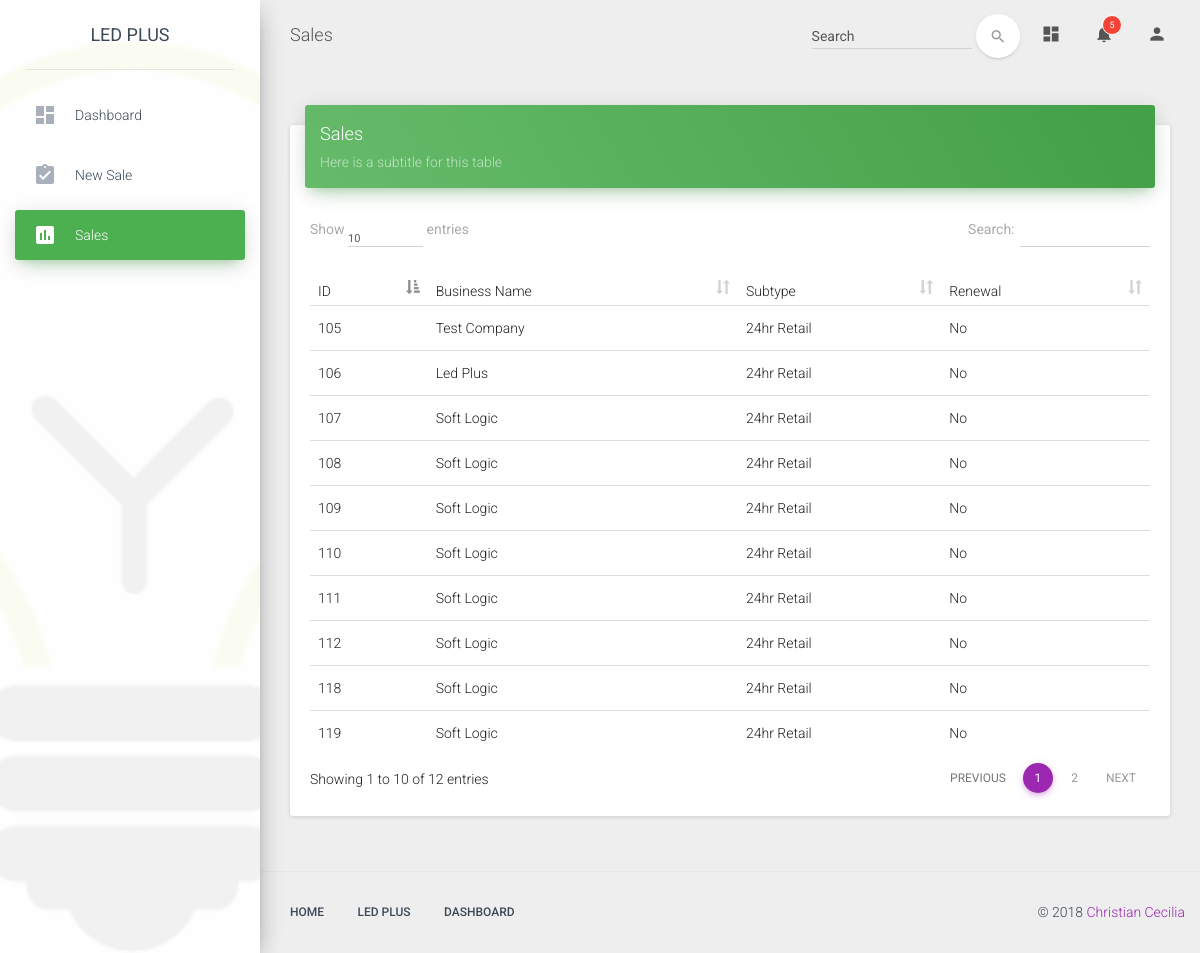
/sale/all/ (signed in), run on the app's committed database.
### webapp/models.py (models this page shows, shortened)
class Sale(models.Model):
	BILL_TYPE = (
		('monthly', 'monthly'),
		('yearly', 'yearly')
	)
	uid = models.UUIDField(default=uuid.uuid4, editable=False, unique=True, verbose_name='Unique Identifier')
	agent = models.ForeignKey(settings.AUTH_USER_MODEL, on_delete=models.PROTECT, blank=False, null=False)
	date_created = models.DateTimeField(auto_now_add=True)
	renewal = models.BooleanField(default=False)
	business_name = models.CharField(max_length=100, blank=True, null=True)
	authorized_representative = models.CharField(max_length=100, blank=True, null=True)
	service_address = models.CharField(max_length=255, blank=True, null=True)
	service_city = models.CharField(max_length=255, blank=True, null=True)
	service_state = models.CharField(max_length=2, blank=True, null=True)
	service_zip_code = models.CharField(max_length=10, blank=True, null=True)
	subtype = models.ForeignKey(Subtype, on_delete=models.PROTECT, null=True)
	annual_hours_of_operation = models.IntegerField(default=0)
	leds = models.ManyToManyField('SaleLed')
	billing_address = models.CharField(max_length=255, blank=True, null=True)
	billing_city = models.CharField(max_length=255, blank=True, null=True)
	billing_state = models.CharField(max_length=2, blank=True, null=True)
	billing_zip_code = models.CharField(max_length=10, blank=True, null=True)
	utility = models.ForeignKey('Utility', on_delete=models.PROTECT, null=True)
	zone = models.ForeignKey('Zone', on_delete=models.PROTECT, null=True)
	service_class = models.ForeignKey('ServiceClass', on_delete=models.PROTECT, null=True)
	utility_account_number = models.CharField(max_length=255, blank=True, null=True, unique=True)
	bill_type = models.CharField(max_length=7, choices=BILL_TYPE, default='monthly')
	month_of_bill = models.CharField(max_length=2, blank=True, null=True)
	service_start_date = models.DateField(auto_now=False, auto_now_add=False, blank=True, null=True)
	bill_image = models.ImageField(upload_to='bill_images/', blank=True)
	kwh = models.IntegerField(default=0, verbose_name='kWh')
	supply_charges = models.DecimalField(max_digits=8, decimal_places=2, default=0.00)
	delivery_charges = models.DecimalField(max_digits=8, decimal_places=2, default=0.00)
	supply_rate = models.DecimalField(max_digits=6, decimal_places=5, default=0.0000)
	base_rate = models.DecimalField(max_digits=6, decimal_places=5, default=0.0000)
	logistics_adder = models.DecimalField(max_digits=6, decimal_places=5, default=0.0000)
	marketing_adder = models.DecimalField(max_digits=6, decimal_places=5, default=0.0000)
	energy_only_adder = models.DecimalField(max_digits=6, decimal_places=5, default=0)
	sales_tax = models.DecimalField(max_digits=6, decimal_places=5, default=0.0000)
	max_adder = models.DecimalField(max_digits=3, decimal_places=2, default=0.05)
	total_installation_cost = models.DecimalField(max_digits=8, decimal_places=2, default=0.00)

class Subtype(models.Model):
    name = models.CharField(max_length=254, blank=False, null=False, unique=True)
    sunday = models.IntegerField(default=0)
    monday = models.IntegerField(default=0)
    tuesday = models.IntegerField(default=0)
    wednesday = models.IntegerField(default=0)
    thursday = models.IntegerField(default=0)
    friday = models.IntegerField(default=0)
    saturday = models.IntegerField(default=0)
    total_hours_of_operation = models.IntegerField(default=0)

### webapp/views.py (the view)
# urls.py: path('sale/all/', views.HtmlRendering.sales, name='sales'),
	@login_required
	def sales(request):
		if request.user.is_staff:
			sales = Sale.objects.all()
		else:
			sales = Sale.objects.filter(agent=request.user)
		context = {
			'page': 'sales',
			'sales': sales
		}
		return render(request, 'webapp/sales.html', context)

### templates/webapp/sales.html
{% extends "webapp/base.html" %}
{% block content %}
{% load staticfiles %}
            <div class="content">
                <div class="container-fluid">
                    <div class="row">
                        <div class="col-md-12">
                            <div class="card">
                                <div class="card-header" data-background-color="green">
                                    <h4 class="title">Sales</h4>
                                    <p class="category">Here is a subtitle for this table</p>
                                </div>
                                <div class="card-content table-responsive">
                                    <table id="sales-table" class="table">
                                        <thead>
                                            <th>ID</th>
                                            <th>Business Name</th>
                                            <th>Subtype</th>
                                            <th>Renewal</th>
                                        </thead>
                                        <tbody>
                                            {% for sale in sales %}
                                                <tr>
                                                    <td>{{ sale.id }}</td>
                                                    <td>{{ sale.business_name|title }}</td>
                                                    <td>{{ sale.subtype.name }}</td>
                                                    <td>{% if sale.renewal %}Yes{% else %}No{% endif %}</td>
                                                </tr>
                                            {% endfor %}
                                        </tbody>
                                    </table>
                                </div>
                            </div>
                        </div>
                    </div>
                </div>
            </div>
{% endblock %}

### data on the page
Sale: id "105", business_name "Test Company", subtype.name "24hr Retail", renewal "No"
Sale: id "106", business_name "Led Plus", subtype.name "24hr Retail", renewal "No"
Sale: id "107", business_name "Soft Logic", subtype.name "24hr Retail", renewal "No"
Sale: id "108", business_name "Soft Logic", subtype.name "24hr Retail", renewal "No"
Sale: id "109", business_name "Soft Logic", subtype.name "24hr Retail", renewal "No"
Sale: id "110", business_name "Soft Logic", subtype.name "24hr Retail", renewal "No"
Sale: id "111", business_name "Soft Logic", subtype.name "24hr Retail", renewal "No"
Sale: id "112", business_name "Soft Logic", subtype.name "24hr Retail", renewal "No"
Sale: id "118", business_name "Soft Logic", subtype.name "24hr Retail", renewal "No"
Sale: id "119", business_name "Soft Logic", subtype.name "24hr Retail", renewal "No"

### other printed values
{{ page|title }} "Sales"
